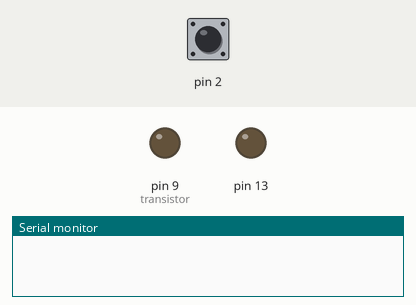
Recording of a sketch running on a simulated Arduino Uno, built with avr-gcc and run on an emulated ATmega328P. Shown: output pins drawn as LEDs (lit = HIGH), the last lines printed to the serial monitor. The test bench sets the inputs (shaded band); at power-on: pin 2 HIGH.

Above: at 9.2 s.
9.3 s: pin 2 pulled LOW for 0.15 s
At 10.0 s:
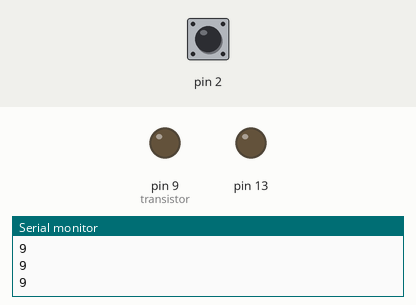
10.9 s: pin 2 pulled LOW for 3.2 s
At 11.7 s:
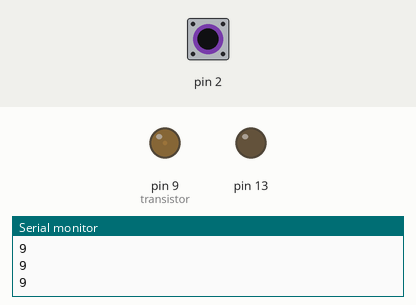
Timing chart, 0 to 15.6 s (numbered marks = the images above; inputs shaded):
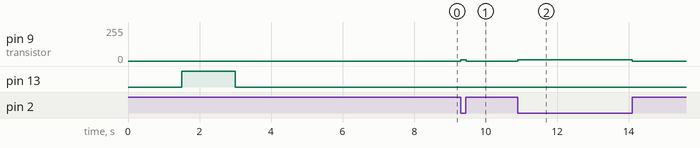

Measured:
- after the input at 9.3 s, pin 9 (transistor): 0/255 → 9/255 at once, → 0/255 0.15 s later
- after the input at 10.9 s, pin 9 (transistor): 0/255 → 9/255 at once, → 0/255 3.2 s later

The sketch:

capTouchLED.ino
```cpp
/*
  File: capTouchLED.ino
  Author: Max Coppock
    with some code we used for capacitive sensing in class,
    ultimately from http://playground.arduino.cc/Main/CapacitiveSensor

  This program controls the flow of current to a strip of LEDs with a transistor.
  A user can turn the lights on by touching a capacitive-sensing spoon.
*/
//include capacitive sensor library
#include <CapacitiveSensor.h>

//define capacitive sensor object
CapacitiveSensor   cs_4_2 = CapacitiveSensor(4,2);

//define pin our transistor is on
const int transistor = 9;

//variable for minimum of sensor range while touching the spoon
//initialized to 1023 because that's the max we can read
int sensorMin = 1023;
//variable for max of sensor range while touching the spoon
//initialized to 0 because that's the min we can read
int sensorMax = 0;
//variable for the max cap touch reading when no one is touching the spoon
int sensorLow = 0;

void setup() {
  // turn off autocalibrate on channel 1
   cs_4_2.set_CS_AutocaL_Millis(0xFFFFFFFF);

   //start serial monitoring
   Serial.begin(9600);

  //Arduino GPIO pins default to input mode, so pins 2 and 4 are already set up
  //   for the capacitive sensor. We need to set the transistor and the built-in LED
  //   pins to output to write values to them.
  //set transistor pin to output
   pinMode(transistor, OUTPUT);
   //set built-in LED to output
   pinMode(13, OUTPUT);

   //variable to store our capacitiveSensor variable
  int capSense;

  //in the first 1.5 seconds, record baseline resistance for cap touch
  // NO TOUCHING during this time. The LEDs will be off below this threshold
  while (millis() < 1500 ){
    //take cap touch reading
    capSense = cs_4_2.capacitiveSensor(30);
    //if we sense a new high value while no one is touching the spoon
    if (capSense > sensorLow) {
      //save it to sensorLow variable
      sensorLow = capSense;
    }
  }

  //Turn the built-in LED on to signal you need to start touching the spoon for calibration
  digitalWrite(13, HIGH);
  //before t=3s, start touching the spoon
  while( millis() < 3000){
    // just waiting here :)
  }
  //by the time that built-in LED on the Arduino turns off, you should be touching the spoon
  digitalWrite(13, LOW);

  //until t=8s, calibrate while touching the spoon
  // I was hoping to get a good range here based on where on the spoon you touch.
  //   But there isn't too much variation touching one end of the spoon vs the other...
  //      Maybe if we use a very very long spoon with resistors throughout it
   while (millis() < 8000){
     //take & save cap touch reading
    capSense = cs_4_2.capacitiveSensor(30);
    //if we see a new maximum value
    if (capSense > sensorMax){
      //save it to sensorMax
      sensorMax = capSense;
    }
    //if we see a new minimum value
    if (capSense < sensorMin){
      //save it to sensorMin
      sensorMin = capSense;
    }
  }
}

void loop()
{
  //take a cap touch reading
	long total1 =  cs_4_2.capacitiveSensor(30);

  //if capTouch input is greater than this sensorLow variable
  //  user is touching the spoon
	if(total1 > sensorLow){
    //constrain the capSense value based on sensorMin and Max
    int v1 = constrain(total1, sensorMin, sensorMax);
    //map the constrained value to an LED brightness range of 10 - 220 for analogWrite
    v1 = map(v1, sensorMin, sensorMax, 10, 220);
    //print out the mapped value to serial monitor
    Serial.println(v1);
    //write the mapped value to the transistor pin which controls current to the LED strip
    analogWrite(transistor, v1);
  }
  //the user is not touching the spoon
  else {
    //turn the led strip off
    analogWrite(transistor, 0);
  }
}
```
